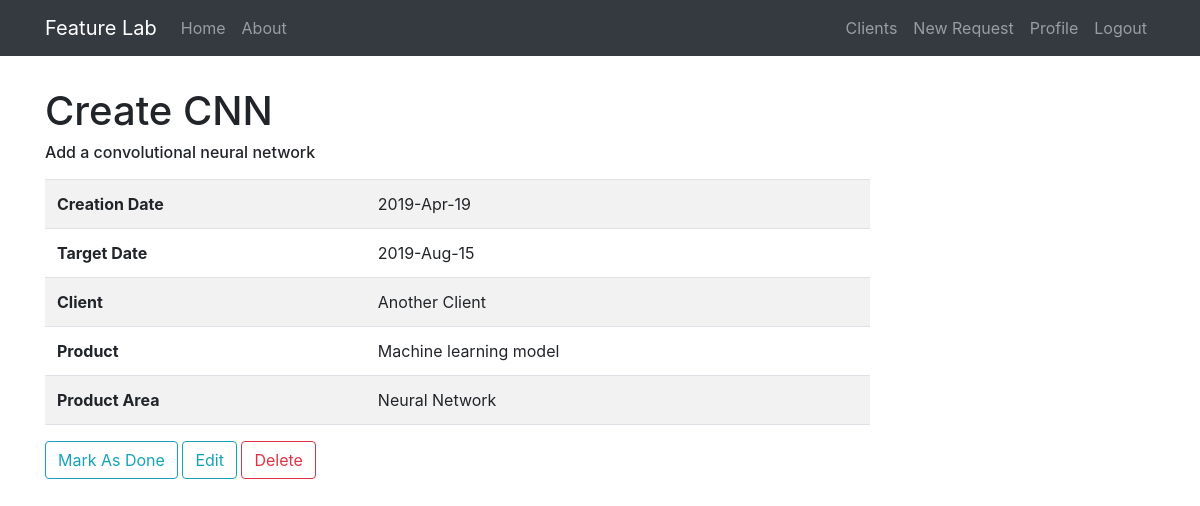
Before: /request/1 (signed in) with the older database file.
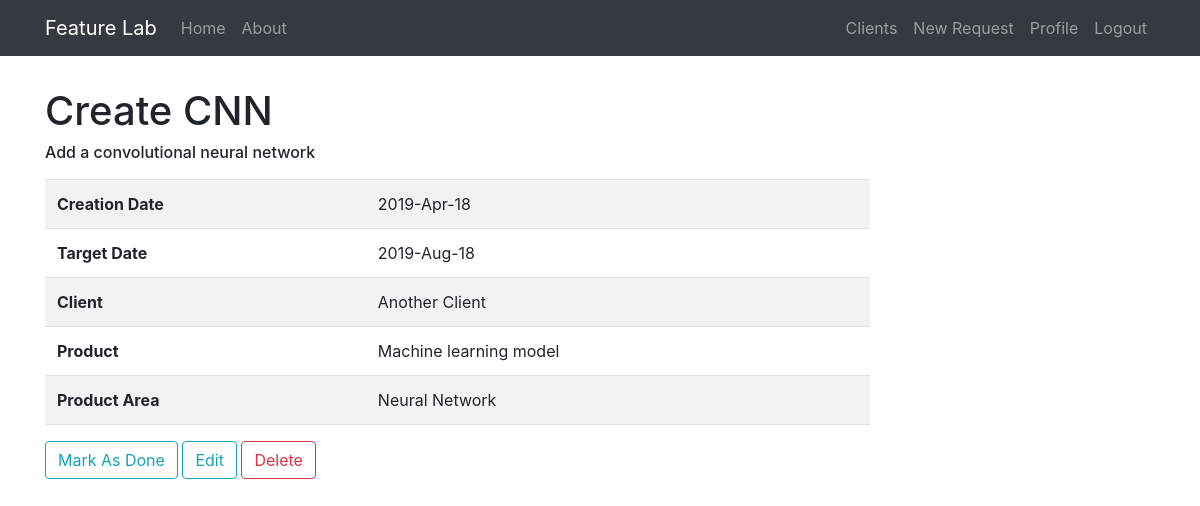
After: the same page with the newer database file.
### feature_lab/models.py (models this page shows, shortened)
class FeatureRequest(db.Model):
    id = db.Column(db.Integer, primary_key=True)
    title = db.Column(db.String(30), unique=True, nullable=False)
    description = db.Column(db.Text(), nullable=False)
    created_at = db.Column(db.DateTime, nullable=False, default=datetime.utcnow)
    target_date = db.Column(db.DateTime, nullable=False)
    product_area = db.Column(db.String())
    product_id = db.Column(db.Integer, db.ForeignKey('product.id'), nullable=False)
    client_id = db.Column(db.Integer, db.ForeignKey('client.id'), nullable=False)

class Client(db.Model):
    id = db.Column(db.Integer, primary_key=True)
    name = db.Column(db.String(20), unique=True, nullable=False)
    email = db.Column(db.String(120), unique=True, nullable=False)
    bio = db.Column(db.Text(), nullable=False)
    priority = db.Column(db.Integer, nullable=False)
    phone_number = db.Column(db.String(15))
    created_at = db.Column(db.DateTime, nullable=False, default=datetime.utcnow)
    products = db.relationship('Product', backref='owner', lazy=True)
    user_id = db.Column(db.Integer, db.ForeignKey('user.id'), nullable=False)

class Product(db.Model):
    id = db.Column(db.Integer, primary_key=True)
    name = db.Column(db.String(20), unique=True, nullable=False)
    description = db.Column(db.Text(), nullable=False)
    owner_id = db.Column(db.Integer, db.ForeignKey('client.id'), nullable=False)
    requests = db.relationship('FeatureRequest', backref='product', lazy=True)
    areas = db.relationship('ProductArea', backref='product', lazy=True)

### feature_lab/clients/routes.py (the view)
@clients.route('/request/<int:request_id>')
@login_required
def feature_request(request_id):
    request = FeatureRequest.query.get_or_404(request_id)
    return render_template('request.html', request=request)

### feature_lab/models.py (called while the page is built)
@login_manager.user_loader
def load_user(user_id):
    return User.query.get(int(user_id))

### feature_lab/templates/request.html
{% extends 'layout.html' %}
{% block content %}
    <h1>{{request.title}}</h1>
    <h6 class="pb-2">{{request.description}}</h6>
    <table class="table table-striped border-bottom pb-3">
        <tbody>
            <tr>
                <th scope="row">Creation Date</th>
                <td>{{request.created_at.strftime('%Y-%b-%d')}}</td>
            </tr>
            <tr>
                <th scope="row">Target Date</th>
                <td>{{request.target_date.strftime('%Y-%b-%d')}}</td>
            </tr>
            <tr>
                <th scope="row">Client</th>
                <td>{{request.product.owner.name}}</td>
            </tr>
            <tr>
                <th scope="row">Product</th>
                <td>{{request.product.name}}</td>
            </tr>
            <tr>
                <th scope="row">Product Area</th>
                <td>{{request.product_area}}</td>
            </tr>
        </tbody>
    </table>
    <button class="btn btn-outline-info">Mark As Done</button>
    <button class="btn btn-outline-info" onclick="window.location='/request/{{request.id}}/update'">Edit</button>
    <button class="btn btn-outline-danger">Delete</button>
{% endblock content %}

### feature_lab/templates/layout.html (shortened to what this page needs)
<!DOCTYPE html>
<html>
<head>
    <link rel="stylesheet" href="https://stackpath.bootstrapcdn.com/bootstrap/4.3.1/css/bootstrap.min.css">
    <link rel="stylesheet" type="text/css" href="{{ url_for('static', filename='custom.css') }}">
</head>
<body>
    <nav class="navbar navbar-expand-lg navbar-dark bg-dark fixed-top">
        <div class="container">
            <a class="navbar-brand" href="/">Feature Lab</a>
            <div class="collapse navbar-collapse" id="navbarToggle">
                <div class="navbar-nav mr-auto">
                    <a class="nav-item nav-link" href="/">Home</a>
                    <a class="nav-item nav-link" href="/about">About</a>
                </div>
                <div class="navbar-nav">
                    {% if current_user.is_authenticated %}
                        <a class="nav-item nav-link" href="/clients">Clients</a>
                        <a class="nav-item nav-link" href="/create_request">New Request</a>
                        <a class="nav-item nav-link" href="#">Profile</a>
                        <a class="nav-item nav-link" href="/logout">Logout</a>
                    {% else %}
                        <a class="nav-item nav-link" href="/signup">Register</a>
                        <a class="nav-item nav-link" href="/login">Login</a>
                    {% endif %}
                </div>
            </div>
        </div>
    </nav>
    <main class="container" role="main" style="margin-top:10ex">
        <div class="row">
            <div class="col-md-9">
                {% block content %}{% endblock %}
            </div>
        </div>
    </main>
</body>
</html>

Changed rows visible on the page:
changed FeatureRequest "Create CNN": created_at "2019-Apr-19" → "2019-Apr-18"; target_date "2019-Aug-15" → "2019-Aug-18"
